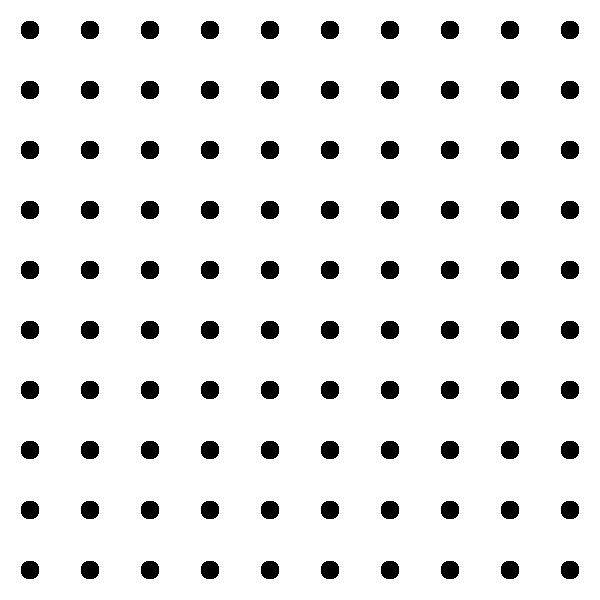
#> input picture DATA/dot_grid.png, 600 x 600 px, found by its file name
$ jupyter execute --allow-errors 'Grid Detection.ipynb'   (shell and % lines are left out)
#> lines starting #> are read from the running program, lines starting #| are printed output that depends on the picture; after the words box and inside, x2 and y2 are one past the last pixel; in counts of white or black regions, pixels touching at a corner belong together
# Grid Detection

## 1. Square grid (Chessboard)

[cell 1]
# Grid patterns are often used to calibrate cameras
# In opencv the board has to exclusively look like a chessboard
import cv2
import numpy as np
import matplotlib.pyplot as plt

def disp(img):
    fig = plt.figure(figsize = (12, 12))
    ax = fig.add_subplot()
    ax.imshow(img)

#> (a cell that did not finish here is left out)

#> (a cell that did not finish here is left out)

## 2. Dot grid

[cell 4]
dots = cv2.imread('../DATA/dot_grid.png')
#> dots is the input picture: shape (600, 600, 3); 92.3% white; 100 black regions, largest, box (x1, y1, x2, y2) and area: (21, 21, 39, 39) 276, (81, 21, 99, 39) 276, (141, 21, 159, 39) 276
disp(dots)

[cell 5]
img = dots.copy()
found, corners = cv2.findCirclesGrid(dots, (10,10), cv2.CALIB_CB_SYMMETRIC_GRID)
#> found = True; corners = 100 rows, first 8: [29.5, 29.5], [89.5, 29.5], [149.5, 29.5], [209.5, 29.5], [269.5, 29.5], [329.5, 29.5], [389.5, 29.5], [449.5, 29.5]
if(found):
    cv2.drawChessboardCorners(img, (10, 10), corners, found)
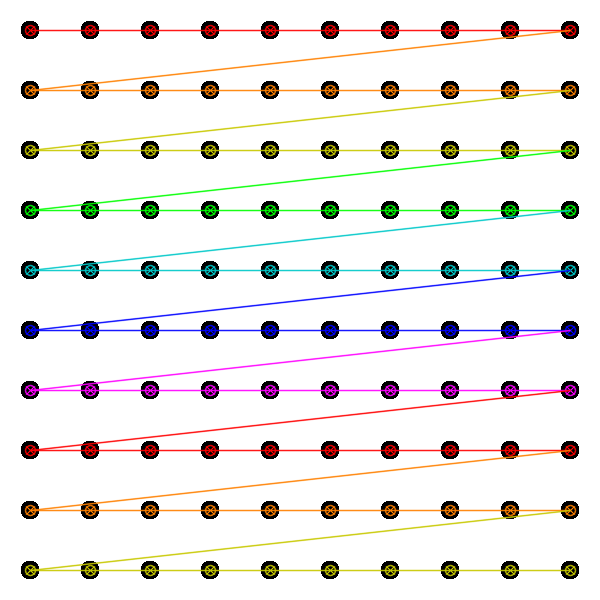
#> img: shape (600, 600, 3); 10.73% of pixels changed, all inside (x1, y1, x2, y2) = (24, 24, 577, 577)

disp(img)
